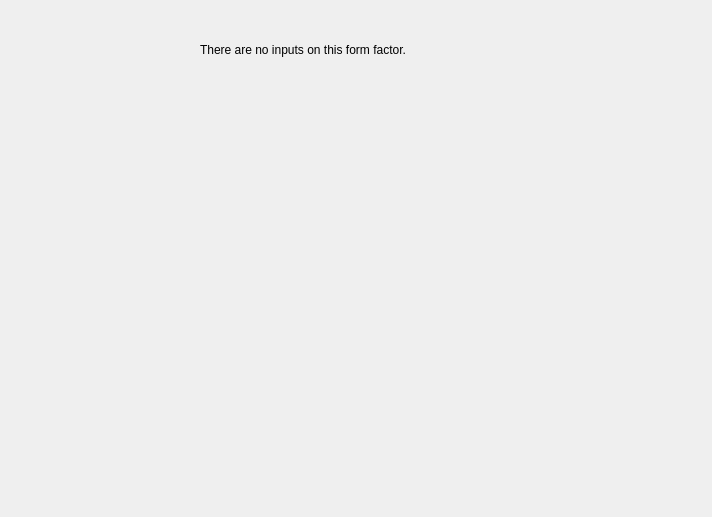
<?xml version="1.0" encoding="UTF-8"?>
<ui version="4.0">
 <class>Form</class>
 <widget class="QWidget" name="Form">
  <property name="geometry">
   <rect>
    <x>0</x>
    <y>0</y>
    <width>712</width>
    <height>517</height>
   </rect>
  </property>
  <property name="windowTitle">
   <string>Form</string>
  </property>
  <widget class="QLabel" name="label">
   <property name="geometry">
    <rect>
     <x>200</x>
     <y>40</y>
     <width>291</width>
     <height>20</height>
    </rect>
   </property>
   <property name="text">
    <string>There are no inputs on this form factor.</string>
   </property>
  </widget>
 </widget>
 <resources/>
 <connections/>
</ui>
